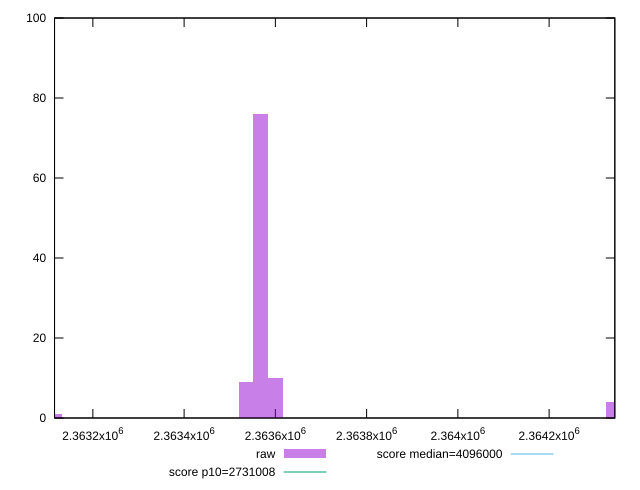

This chart was generated by the following gnuplot code:
reset

$raw <<EOF
2363600.263776575 10
2363568.034475352 76
2364341.5377046997 4
2363535.8051741295 9
2363116.824258233 1
EOF

set key outside below
set boxwidth 32.22930122280125
set xrange [2363116:2364344]
set yrange [0:100]
set trange [0:100]
set style fill transparent solid 0.5 noborder

set parametric
set terminal svg size 640, 490 enhanced background rgb 'white'
set output "reprap/total-byte-weight/samples/pages+cached+noexternal+nomedia+nocss+nojs/raw/histogram.svg"

plot $raw title "raw" with boxes, \
     2731008,t title "score p10=2731008", \
     4096000,t title "score median=4096000"

reset
